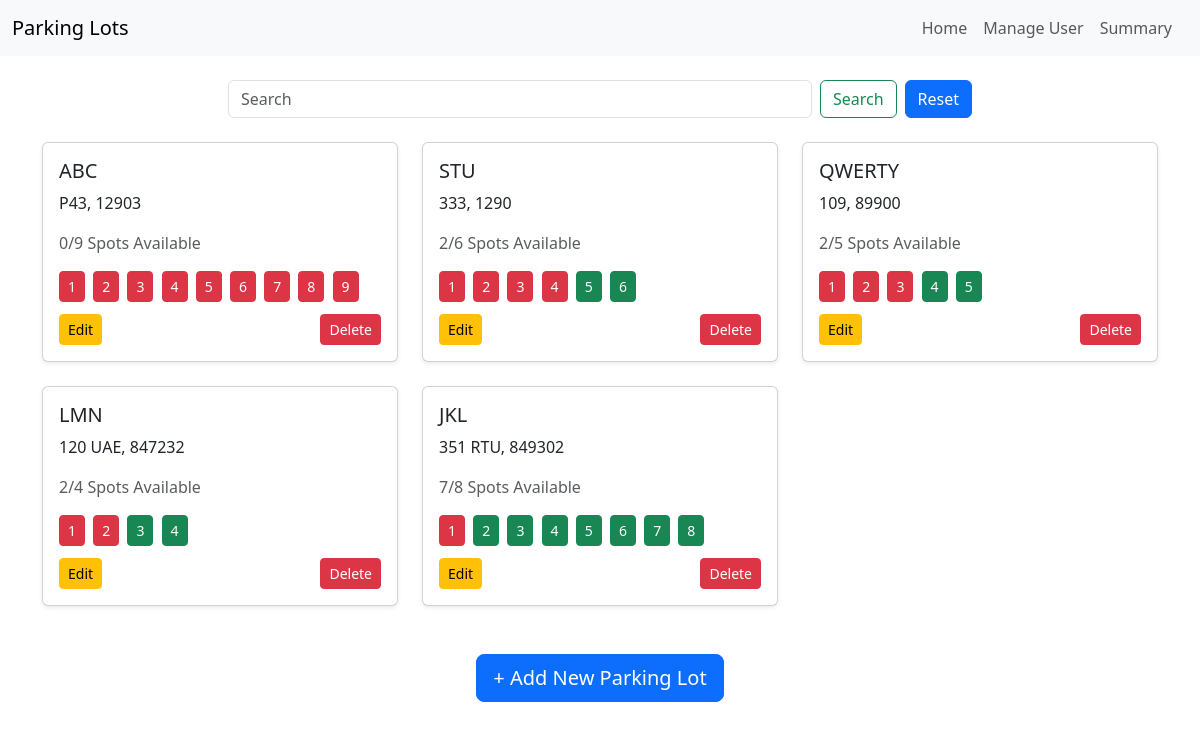
/parking (signed in), run on an earlier commit of the app's database.
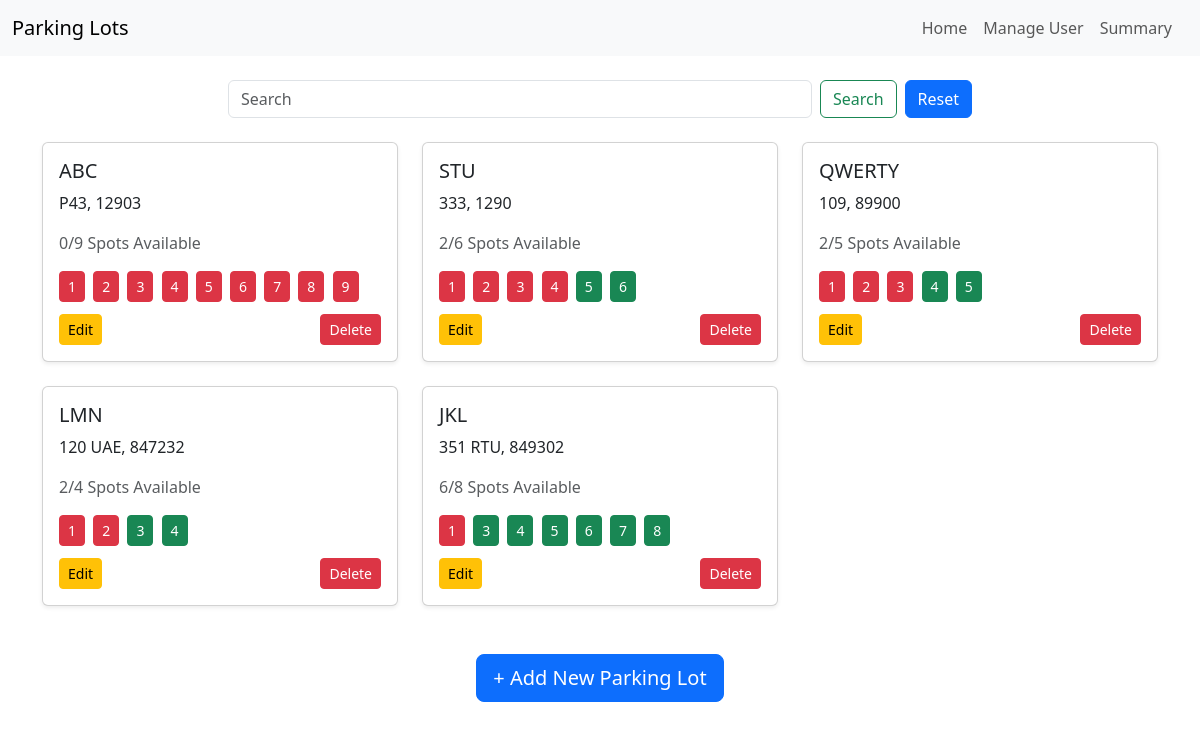
And on a later commit of the database.
### app.py (models this page shows)
class Parking(db.Model):
    __tablename__ = 'parking'
    id = db.Column(db.Integer, primary_key=True)
    prime_location_name = db.Column(db.String(20), unique=True, nullable=False)
    address = db.Column(db.String(20), nullable=False)
    pin_code = db.Column(db.String(20), nullable=False)
    price = db.Column(db.Float, nullable=False)
    number_of_spots = db.Column(db.Integer, nullable=False)
    spots = db.relationship('ParkingSpot', back_populates='parking',cascade='all, delete-orphan')

class ParkingSpot(db.Model):
    __tablename__ = 'parking_spot'
    id = db.Column(db.Integer, primary_key=True)
    parking_id = db.Column(db.Integer, db.ForeignKey('parking.id'), nullable=False)
    spot_number = db.Column(db.Integer, nullable=False)
    status = db.Column(db.String(20), nullable=False,default='A')
    parking = db.relationship('Parking', back_populates='spots')
    bookings = db.relationship('Booking', back_populates='spot',cascade='all, delete-orphan')

### app.py (the view)
@app.route('/parking',methods=['GET','POST'])
def parking():
    if 'username' not in session:
        return redirect(url_for('login'))
    parkings=Parking.query.all()
    available_counts = {}
    for parking in parkings:
        available_counts[parking.id] = ParkingSpot.query.filter_by(parking_id=parking.id, status='A').count()
    return render_template('parking.html',parkings=parkings, available_counts=available_counts)

### templates/parking.html (shortened to what this page needs)
<!DOCTYPE html>
<html lang="en">
<head>
  <link href="https://cdn.jsdelivr.net/npm/bootstrap@5.3.3/dist/css/bootstrap.min.css" rel="stylesheet">
</head>
<body>
<nav class="navbar navbar-expand-lg navbar-light bg-light">
  <div class="container-fluid">
    <span class="navbar-brand mb-0 h5">Parking Lots</span>
    <div class="d-flex ms-auto">
      <ul class="navbar-nav me-2 mb-2 mb-lg-0">
        <li class="nav-item">
          <a class="nav-link" href="/admin">Home</a>
        </li>
        <li class="nav-item">
          <a class="nav-link" href="/register">Manage User</a>
        </li>
        <li class="nav-item">
          <a class="nav-link" href="/logout">Summary</a>
        </li>
      </ul>
    </div>
  </div>
</nav>
<div class="container">
  <br>
  <div class="mb-4">
    <div class="col-md-8 mx-auto">
      <form class="d-flex" role="search" method="GET" action="/search">
        <input class="form-control me-2" type="search" placeholder="Search" name="query">
        <button class="btn btn-outline-success" type="submit">Search</button>
        <a href="/parking" class="btn btn-primary ms-2">Reset</a>
      </form>
    </div>
  </div>
  <div class="row row-cols-1 row-cols-md-2 row-cols-lg-3 g-4">
    {% for parking in parkings %}
    <div class="col">
      <div class="card shadow-sm h-100">
        <div class="card-body d-flex flex-column justify-content-between">
          <div>
            <h5 class="card-title">{{ parking.prime_location_name }}</h5>
            <p class="card-text">{{ parking.address }}, {{ parking.pin_code }}</p>
            <p class="text-muted">{{ available_counts[parking.id] }}/{{ parking.number_of_spots }} Spots Available</p>
          </div>
          <div class="mb-2">
            {% for spot in parking.spots %}
            <button
              type="button"
              class="btn btn-sm me-1 mb-1
                {% if spot.status == 'O' %}
                  btn-danger
                {% else %}
                  btn-success
                {% endif %}"
              data-bs-toggle="modal"
              data-bs-target="#spotModal{{ spot.id }}"
              title="View Spot {{ spot.spot_number }}">
              <span>{{ spot.spot_number }}</span>
            </button>
            {% endfor %}
          </div>
          <div class="mt-auto d-flex justify-content-between">
            <a href="/edit_parking/{{ parking.id }}" class="btn btn-sm btn-warning">Edit</a>
            <form action="/delete_parking/{{ parking.id }}" method="POST" class="d-inline" onsubmit="return confirm('Are you sure you want to delete this parking lot?')">
              <button type="submit" class="btn btn-sm btn-danger">Delete</button>
            </form>
          </div>
        </div>
      </div>
    </div>
    {% endfor %}
  </div>
  <div class="text-center mt-5">
    <a href="/add_parking" class="btn btn-primary btn-lg">+ Add New Parking Lot</a>
  </div>
</div>
</body>
</html>

What changed in the data, as far as the page shows it:
removed ParkingSpot: spot_number "2", status "A" (drawn), shown under Parking "JKL"
computed for Parking "JKL": id "7" → "6"
